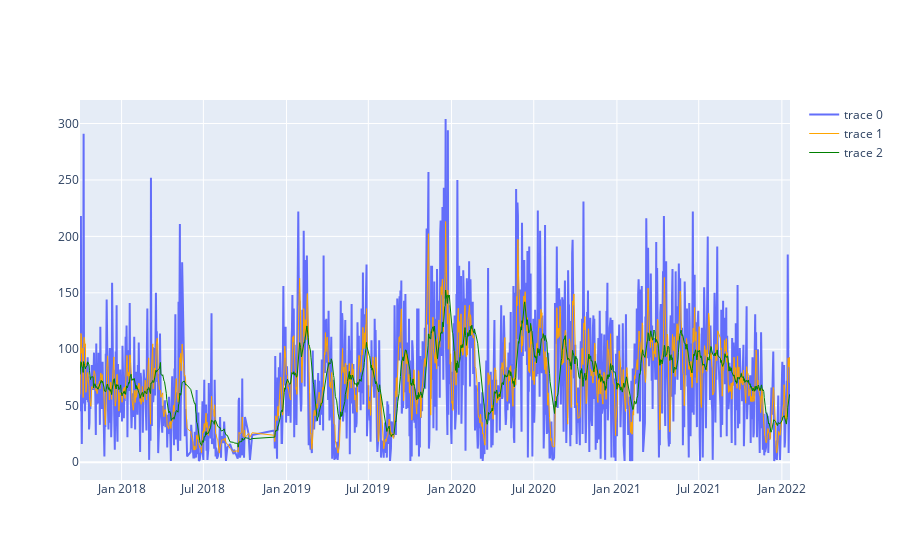

The cell this chart's notebook holds for it:
### Code cell
fig.show()

### Figure 1 — Plotly figure (JSON) as saved in the notebook; plotly's stock layout.template omitted (floating-point values rounded to 4 significant figures; data arrays with more than 128 entries replaced by an {"elided": "..."} marker saying what was removed)
{"data": [{"type": "scatter", "x": {"elided": "1373 str values"}, "y": {"elided": "1373 int values"}}, {"line": {"color": "orange", "width": 1}, "type": "scatter", "x": {"elided": "1373 str values"}, "y": {"elided": "1373 float values"}}, {"line": {"color": "green", "width": 1}, "type": "scatter", "x": {"elided": "1373 str values"}, "y": {"elided": "1373 float values"}}], "layout": {}}
